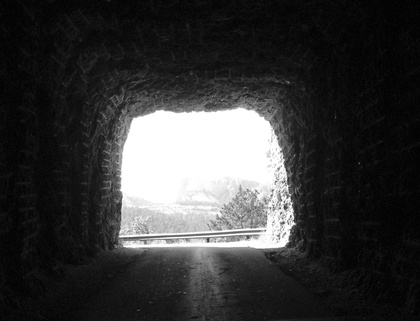
%> input picture assignment 2/tunnel_bw.jpg, 420 x 321 px, shrunk from 1308 x 1000 before the run
$ octave homo.m   (GNU Octave 9; MATLAB toolbox functions it lacks are replaced by stand-ins)
%> lines starting %> are read from the running program, lines starting %| are printed output that depends on the picture
### assignment 2/homomorph.m
function res = homomorph(im,lowg,highg)

% inputs
% im is the result of applying 2D fft on the input image
%lowg is the gammaLow value for homomorphic filtering
%highg is the gammaHigh value for homomorphic filtering

%outputs
% res is the homomorphic filtered image

dif=(highg-lowg); %(gammahigh-gammalow)

sig=15; %sigma of gaussian
[r,c]=size(im);

for i=1:r
    for j=1:c

    p=-(((i-(r/2))^2+(j-(c/2))^2)/(2*(sig^2)));
    k=(1/2*3.14*(sig^2));
    % term=(1-k*exp()) since this is a high pass gaussian filter
    % term=(k*exp()) for low pass gaussian filter
    term(i,j)=(1-k*exp(p) );

    end
end


for i=1:r
    for j=1:c
    h(i,j)=(dif*term(i,j))+lowg;

    end
end

for i=1:r
    for j=1:c
    res(i,j)=im(i,j)*h(i,j);

    end
end

### assignment 2/homo.m
clear all
%read input image
dim=imread('tunnel_bw.jpg');
%> dim is the input picture: size 321x420 uint8; min 0, max 255, mean 56.6
cim=double(dim);

[r,c]=size(dim);
%> r = 321; c = 420
cim=cim+1;
% add 1 to pixels to remove 0 values which would result in undefined log values

% natural log
lim=log(cim);
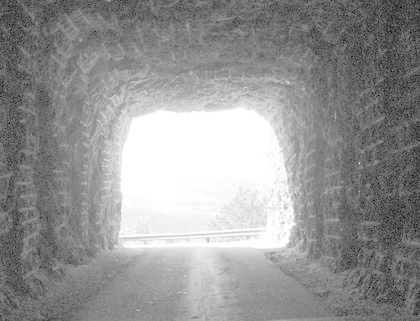
%> lim: size 321x420 double; min 0, max 5.55, mean 3.24; drawn with min black and max white

%2D fft
fim=fft2(lim);

lowg=.7; %(lower gamma threshold, must be lowg < 1)
highg=1.3; %(higher gamma threshold, must be highg > 1)
% make sure the the values are symmetrically differenced

% function call
him=homomorph(fim,lowg,highg);
%> after the loop in homomorph, `for i=1:r`:
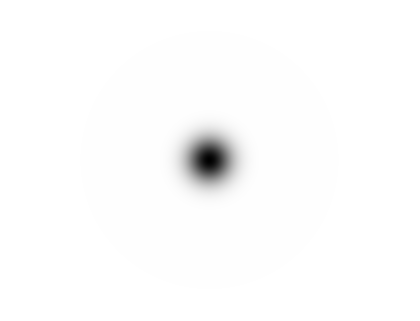
%> term: size 321x420 double; min -352.1, max 1, mean -2.7; drawn with min black and max white

%inverse 2D fft
ifim=ifft2(him);


%exponent of result
eim=exp(ifim);

imwrite(uint8(eim),'output2.jpg','jpg');
